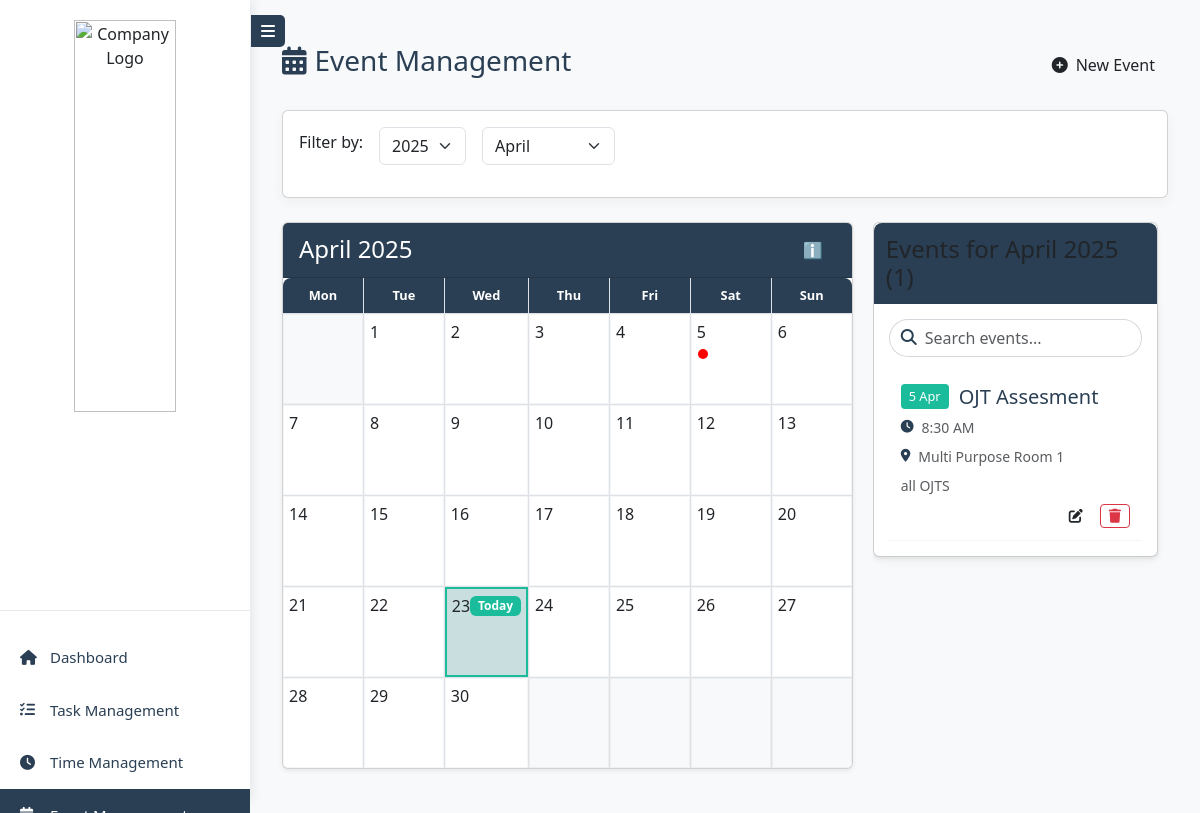
Screenshot of /roles/super_admin/event_management.php with the database file from the repository.
### tables this page shows
CREATE TABLE `events` (
  `id` int(11) NOT NULL,
  `event_name` varchar(255) NOT NULL,
  `event_date` datetime NOT NULL,
  `location` varchar(255) DEFAULT NULL,
  `description` text DEFAULT NULL,
  `created_by` int(11) NOT NULL,
  `created_at` timestamp NOT NULL DEFAULT current_timestamp()
);

### roles/super_admin/event_func.php (called while the page is built, shortened)
<?php
require_once "../super_admin/db.php";
function listEvents() {
    global $conn;
    try {
        $sql = "SELECT events.*,
                       CONCAT_WS(' ', users.fname, users.mname, users.lname, users.suffix) AS creator_name
                FROM events
                LEFT JOIN users ON events.created_by = users.id";
        $stmt = $conn->query($sql);
        return $stmt->fetchAll(PDO::FETCH_ASSOC);
    } catch (PDOException $e) {
        echo "Error: " . $e->getMessage();
        return [];
    }
}
?>

### roles/super_admin/event_management.php (the view, shortened to what this page needs)
<?php
include "../super_admin/event_func.php";
include "../super_admin/header.php";
$events = listEvents();
usort($events, function ($a, $b) {
    return strtotime($a['event_date']) - strtotime($b['event_date']);
});
$years = array_unique(array_map(function ($event) {
    return date('Y', strtotime($event['event_date']));
}, $events));
$selectedYear = $_GET['year'] ?? date('Y');
$selectedMonth = $_GET['month'] ?? date('m');
$searchQuery = $_GET['search'] ?? '';
$filteredEvents = array_filter($events, function ($event) use ($selectedYear, $selectedMonth, $searchQuery) {
    $dateMatch = date('Y-m', strtotime($event['event_date'])) === "$selectedYear-$selectedMonth";
    $searchMatch = empty($searchQuery) ||
        stripos($event['event_name'], $searchQuery) !== false ||
        stripos($event['location'], $searchQuery) !== false ||
        stripos($event['description'], $searchQuery) !== false;
    return $dateMatch && $searchMatch;
});
$date = new DateTime("$selectedYear-$selectedMonth-01");
$monthName = $date->format('F Y');
$firstDay = (int)$date->format('N');
$daysInMonth = (int)$date->format('t');
$today = date('Y-m-d');
?>
<!DOCTYPE html>
<html lang="en">
<head>
</head>
<body class="event-management-container">
    <div class="container py-4">
        <div class="d-flex justify-content-between align-items-center mb-4">
            <h1 class="h3 font-weight-bold" style="color: var(--insurance-blue);">
                <i class="fas fa-calendar-alt me-2"></i>Event Management
            </h1>
            <a href="event_add.php" class="btn btn-insurance">
                <i class="fas fa-plus-circle me-2"></i>New Event
            </a>
        </div>
        <div class="card month-filter-card mb-4">
            <div class="card-body">
                <form method="GET" class="row g-3 align-items-center">
                    <div class="col-auto">
                        <label class="form-label">Filter by:</label>
                    </div>
                    <div class="col-auto">
                        <select name="year" class="form-select" onchange="this.form.submit()">
                            <?php foreach ($years as $year): ?>
                                <option value="<?= $year ?>" <?= $year == $selectedYear ? 'selected' : '' ?>><?= $year ?></option>
                            <?php endforeach; ?>
                        </select>
                    </div>
                    <div class="col-auto">
                        <select name="month" class="form-select" onchange="this.form.submit()">
                            <?php for ($m = 1; $m <= 12; $m++): ?>
                                <option value="<?= sprintf('%02d', $m) ?>" <?= $m == $selectedMonth ? 'selected' : '' ?>>
                                    <?= date('F', mktime(0, 0, 0, $m, 1)) ?>
                                </option>
                            <?php endfor; ?>
                        </select>
                    </div>
                </form>
            </div>
        </div>
        <div class="calendar-event-list-container">
            <div class="calendar-container">
                <div class="card shadow-sm">
                    <div class="card-header d-flex justify-content-between align-items-center" style="background: var(--insurance-blue); color: white;">
                        <h3 class="h4 mb-0"><?= $monthName ?></h3>
                        <button type="button" class="btn btn-transparent text-dark" data-bs-toggle="popover" title="Tip" data-bs-placement="left" data-bs-content="Red dots show events. More dots mean more events on that date.">
                            ℹ️
                        </button>
                    </div>
                    <div class="card-body p-0">
                        <div class="calendar-grid">
                            <div class="calendar-header">Mon</div>
                            <div class="calendar-header">Tue</div>
                            <div class="calendar-header">Wed</div>
                            <div class="calendar-header">Thu</div>
                            <div class="calendar-header">Fri</div>
                            <div class="calendar-header">Sat</div>
                            <div class="calendar-header">Sun</div>
                            <?php for ($i = 1; $i < $firstDay; $i++): ?>
                                <div class="calendar-day" style="background: #f8f9fa;"></div>
                            <?php endfor; ?>
                            <?php for ($day = 1; $day <= $daysInMonth; $day++):
                                $currentDate = date('Y-m-d', strtotime("$selectedYear-$selectedMonth-$day"));
                                $isToday = ($currentDate == $today);
                                $dayEvents = array_filter($filteredEvents, function ($event) use ($currentDate) {
                                    return date('Y-m-d', strtotime($event['event_date'])) === $currentDate;
                                });
                            ?>
                                <div class="calendar-day <?= $isToday ? 'today' : '' ?>"
                                    data-bs-toggle="modal"
                                    data-bs-target="#dayEventsModal"
                                    data-date="<?= $currentDate ?>">
                                    <div class="d-flex justify-content-between align-items-center">
                                        <span class="day-number"><?= $day ?></span>
                                        <?php if ($isToday): ?>
                                            <span class="badge badge-insurance badge-sm">Today</span>
                                        <?php endif; ?>
                                    </div>
                                    <div class="mt-1">
                                        <?php if (!empty($dayEvents)): ?>
                                            <?php for ($i = 0; $i < min(3, count($dayEvents)); $i++): ?>
                                                <span class="calendar-event-indicator"></span>
                                            <?php endfor; ?>
                                        <?php endif; ?>
                                    </div>
                                </div>
                            <?php endfor; ?>
                            <?php
                            $totalCells = $firstDay - 1 + $daysInMonth;
                            $remainingCells = (7 - ($totalCells % 7)) % 7;
                            for ($i = 0; $i < $remainingCells; $i++): ?>
                                <div class="calendar-day" style="background: #f8f9fa;"></div>
                            <?php endfor; ?>
                        </div>
                    </div>
                </div>
            </div>
            <div class="event-list-container">
                <div class="card shadow-sm">
                    <h3 class="event-list-header h4 mb-0">
                        Events for <?= $monthName ?> (<?= count($filteredEvents) ?>)
                    </h3>
                    <div class="event-list-scroll">
                        <div class="search-box">
                            <i class="fas fa-search"></i>
                            <input type="text" class="form-control" id="eventSearch" placeholder="Search events..."
                                value="<?= htmlspecialchars($searchQuery) ?>">
                        </div>
                        <?php if (count($filteredEvents) > 0): ?>
                            <?php foreach ($filteredEvents as $event):
                                $eventDate = strtotime($event['event_date']);
                            ?>
                                <div class="event-list-item">
                                    <div class="d-flex align-items-center mb-2">
                                        <span class="event-date-badge">
                                            <?= date("j M", $eventDate) ?>
                                        </span>
                                        <h4 class="h5 mb-0" style="color: var(--insurance-blue);">
                                            <?= htmlspecialchars($event['event_name']) ?>
                                        </h4>
                                    </div>
                                    <div class="d-flex align-items-center mb-2">
                                        <i class="fas fa-clock me-2" style="color: var(--insurance-blue); font-size: 0.8rem;"></i>
                                        <small class="text-muted">
                                            <?= date("g:i A", $eventDate) ?>
                                        </small>
                                    </div>
                                    <div class="d-flex align-items-center mb-2">
                                        <i class="fas fa-map-marker-alt me-2" style="color: var(--insurance-blue); font-size: 0.8rem;"></i>
                                        <small class="text-muted">
                                            <?= htmlspecialchars($event['location']) ?>
                                        </small>
                                    </div>
                                    <p class="card-text text-muted small mb-2">
                                        <?= htmlspecialchars($event['description']) ?>
                                    </p>
                                    <div class="d-flex justify-content-end gap-2">
                                        <a href="event_edit.php?id=<?= $event['id'] ?>" class="btn btn-outline-insurance btn-sm">
                                            <i class="fas fa-edit"></i>
                                        </a>
                                        <a href="event_delete.php?id=<?= $event['id'] ?>" class="btn btn-outline-danger btn-sm">
                                            <i class="fas fa-trash"></i>
                                        </a>
                                    </div>
                                </div>
                            <?php endforeach; ?>
                        <?php endif; ?>
                    </div>
                </div>
            </div>
        </div>
    </div>
    <?php include "../super_admin/footer.php"; ?>
</body>
</html>

### roles/super_admin/header.php (style rules this page uses)
:root { --insurance-blue: #2A3F54; --professional-teal: #1ABC9C; --trustworthy-navy: #0F1C2D; --accent-sky: #3498DB; --sidebar-width: 250px; --sidebar-collapsed-width: 60px; }
* { font-family: 'Segoe UI', Tahoma, Geneva, Verdana, sans-serif; }

### roles/super_admin/event_management.php (style rules this page uses)
:root { --insurance-blue: #2A3F54; --professional-teal: #1ABC9C; --trustworthy-navy: #0F1C2D; --accent-sky: #3498DB; --text-primary: #4A6572; }
.event-management-container { background: #f8f9fa; min-height: 100vh; }
.calendar-header { background: var(--insurance-blue); color: white; padding: 8px; text-align: center; font-weight: 600; font-size: 0.8rem; }
.calendar-grid { display: grid; grid-template-columns: repeat(7, 1fr); gap: 1px; background: #dee2e6; border-radius: 8px; overflow: hidden; }
.calendar-day { background: white; min-height: 90px; padding: 5px; position: relative; transition: all 0.2s ease; border: 1px solid rgba(42, 63, 84, 0.05); cursor: pointer; }
.today { background: rgba(26, 188, 156, 0.1); border: 2px solid var(--professional-teal); }
.calendar-event-indicator { width: 10px; height: 10px; background-color: red; border-radius: 50%; display: inline-block; margin: 1px; }
.month-filter-card { background: white; border-radius: 10px; border: 1px solid rgba(42, 63, 84, 0.1); box-shadow: 0 4px 12px rgba(42, 63, 84, 0.05); }
.btn-insurance { background: var(--insurance-blue); color: white; border: none; transition: all 0.2s; }
.btn-outline-insurance { border: 1px solid var(--insurance-blue); color: var(--insurance-blue); background: transparent; }
.badge-insurance { background: var(--professional-teal); color: white; }
.calendar-event-list-container { display: flex; gap: 20px; margin-top: 20px; }
.calendar-container { flex: 2; }
.event-list-container { flex: 1; max-height: 600px; overflow-y: auto; padding-right: 10px; }
.event-list-header { background: var(--insurance-blue); color: white; padding: 12px; border-radius: 8px 8px 0 0; margin-bottom: 0; }
.event-list-scroll { background: white; border-radius: 0 0 8px 8px; padding: 15px; box-shadow: 0 4px 12px rgba(42, 63, 84, 0.05); }
.event-list-item { padding: 12px; border-bottom: 1px solid rgba(42, 63, 84, 0.05); transition: all 0.2s; }
.event-date-badge { background: var(--professional-teal); color: white; border-radius: 4px; padding: 3px 8px; font-size: 0.8rem; margin-right: 10px; }
.search-box { position: relative; margin-bottom: 15px; }
.search-box input { padding-left: 35px; border-radius: 20px; border: 1px solid rgba(42, 63, 84, 0.2); }
.search-box i { position: absolute; left: 12px; top: 10px; color: var(--insurance-blue); }

### rows the page displays
events: event_date "5 Apr", event_name "OJT Assesment", event_date "8:30 AM", location "Multi Purpose Room 1", description "all OJTS"

### other values shown
$monthName "April 2025"
count($filteredEvents) "1"
form field year "2025"
form field month "April"
